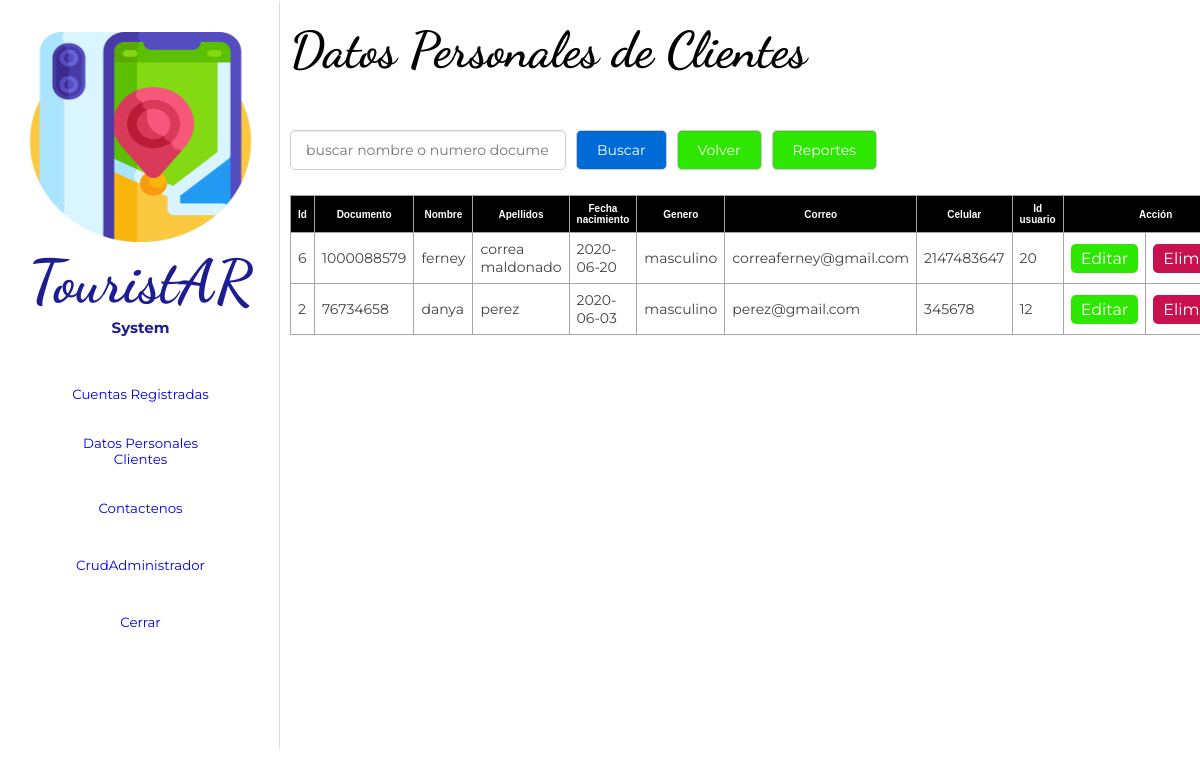
Screenshot of /cruddatos/index.php with the database file from the repository.
### tables this page shows
CREATE TABLE `datos_personales` (
  `id` int(11) NOT NULL,
  `num_documento` int(11) NOT NULL,
  `nombre` varchar(40) NOT NULL,
  `apellidos` varchar(50) NOT NULL,
  `fecha_nacimiento` date NOT NULL,
  `genero` varchar(15) NOT NULL,
  `correo` varchar(50) NOT NULL,
  `telef_celular` int(15) NOT NULL,
  `id_usuario` int(11) NOT NULL
);

CREATE TABLE `sesion` (
  `id` int(11) NOT NULL,
  `user` varchar(250) NOT NULL,
  `password` varchar(250) NOT NULL,
  `email` varchar(250) NOT NULL,
  `pasadmin` varchar(250) NOT NULL,
  `rol` int(3) NOT NULL
);

### cruddatos/index.php (the view, shortened to what this page needs)
<?php
	include_once 'conexion.php';
	$sentencia_select=$con->prepare('SELECT *FROM datos_personales ORDER BY id  DESC');
	$sentencia_select->execute();
	$resultado=$sentencia_select->fetchAll();
?>
<!DOCTYPE html>
<html lang="es">
	<head>
		<link rel="stylesheet" href="../cruddatos/csss/estilo_datos.css">
	</head>
	<body>
		<div class="section-uno">
			<div id="sidebar">
				<div class="menu">
					<div class="botones">
						<center>
							<img src="../img/iconos/mapa.png" alt="">
							<h1>TouristAR</h1>
							<h4>System</h4>
                            <br><br>
                            <button><a href="../crudusuario/index.php">Cuentas Registradas</a></button>
                            <br><br>
                            <button><a href="../cruddatos/index.php">Datos Personales <br> Clientes</a></button>
                            <br><br>
                            <button><a href="../crudcontactenos/index.php">Contactenos</a></button>
                            <br><br>
                            <button><a href="../crudadmin/index.php">CrudAdministrador</a></button>
                            <br><br>
                            <button><a href="desconectar.php">Cerrar</a></button>
						</center>
					</div>
				</div>
			</div>
			<div class="contenido">
				<div class="conten-tablas">
					<div class="contenedor">
						<h2>Datos Personales de Clientes</h2>
						<div class="barra__buscador">
							<form action="" class="formulario" method="post">
								<input type="text" name="buscar" placeholder="buscar nombre o numero documento"
								value="<?php if(isset($buscar_text)) echo $buscar_text; ?>" class="input__text">
								<input type="submit" class="btn" name="btn_buscar" value="Buscar">
								<a href="../Loginnn/admin.php" class="btn btn__nuevo">Volver</a>
								<a href="../cruddatos/reportes.php" class="btn btn__nuevo">Reportes</a>
							</form>
						</div>
						<table>
							<tr class="head">
								<td>Id</td>
								<td>Documento</td>
								<td>Nombre</td>
								<td>Apellidos</td>
								<td>Fecha nacimiento</td>
								<td>Genero</td>
								<td>Correo</td>
								<td>Celular</td>
								<td>Id usuario</td>
								<td colspan="2">Acción</td>
							</tr>
							<?php foreach($resultado as $fila):?>
							<tr>
								<td><?php echo $fila['id']; ?></td>
								<td><?php echo $fila['num_documento']; ?></td>
								<td><?php echo $fila['nombre']; ?></td>
								<td><?php echo $fila['apellidos']; ?></td>
								<td><?php echo $fila['fecha_nacimiento']; ?></td>
								<td><?php echo $fila['genero']; ?></td>
								<td><?php echo $fila['correo']; ?></td>
								<td><?php echo $fila['telef_celular']; ?></td>
								<?php
									$query = $con -> prepare ("SELECT * FROM sesion");
									$query->execute();
									foreach ($query as $valores) {
										if ($fila['id_usuario']==$valores['id']){
											$doc=$valores['id'];
										}
									}
									?>
									<td><?php echo $doc; ?></td>
									<td><a href="update.php?id_admin=<?php echo $fila['id_admin']; ?>"  class="btn__update" >Editar</a></td>
									<td><a href="delete.php?id_admin=<?php echo $fila['id_admin']; ?>" class="btn__delete">Eliminar</a></td>
							</tr>
							<?php endforeach ?>
						</table>
					</div>
				</div>
			</div>
		</div>
	</body>
</html>

### cruddatos/csss/estilo_datos.css (style rules this page uses)
* { margin: 0; box-sizing: border-box; font-family: 'Montserrat', sans-serif; }
:root { --sidebar-width: 280px; }
.section-uno { width: 100%; height: 530px; position: relative; }
#sidebar { width: var(--sidebar-width); height: 100vh; position: fixed; overflow: auto; }
.menu { height: 750px; background-color: white; border: 2px solid white; border-right: 1px solid rgb(219, 219, 219); }
.botones { margin: 30px 10px; }
img { width: 90%; height: 210px; }
button { width: 190px; height: 38px; border-radius: 5px; border: none; background-color: white; color: black; }
h1 { font-family: 'Dancing Script', cursive; font-size: 60px; color: rgb(29, 29, 146); }
h4 { font-size: 15px; color: rgb(29, 29, 146); }
.contenido { height: 2000px; background-position: center center; margin-left: var(--sidebar-width); top: var(--nav-height); position: relative; }
.conten-tablas { width: 100%; height: 2000px; }
.contenedor { width: 100%; max-width: 1050px; margin-left: 10px; overflow: hidden; }
h2 { margin-top: 20px; font-size: 50px; color: black; font-family: 'Dancing Script', cursive; }
a { text-decoration: none; }
.barra__buscador { width: 100%; margin-top: 50px; margin-bottom: 10px; }
.formulario { display: flex; width: 100%; overflow: hidden; }
form .input__text { width: 100%; border: 1px solid #ccc; border-radius: 5px; box-shadow: 0 1px 1px rgba(0, 0, 0, 0.075) inset; color: #848688; display: block; font-size: 14px; margin-bottom: 15px; padding: 10px 15px; max-width: 30%; margin-right: 10px; outline: medium none; }
form .btn { border: 1px solid #ccc; border-radius: 5px; box-shadow: 0 1px 1px rgba(0, 0, 0, 0.075) inset; color: #fff; display: block; font-size: 14px; background: rgb(0, 107, 214); margin-bottom: 15px; padding: 10px 20px; margin-right: 10px; outline: medium none; cursor: pointer; }
.btn__nuevo { float: right; background: #2ee700!important; }
table { width: 100%; border-collapse: collapse; }
table .head { background: rgb(0, 0, 0); }
table .head td { color: #fff; font-family: 'Arial',sans-serif; font-weight: bold; font-size: 10px; text-align: center; }
table tr td { border:1px solid rgb(165, 165, 165); padding: 7px; font-size: 14px; color: rgb(65, 65, 65); }
.btn__update { display: inline-block; font-size: 16px; background: #2ee700; color: #fff; border-radius: 5px; padding: 5px 10px; text-decoration: none; }
.btn__delete { display: inline-block; font-size: 16px; background: #c8114e; color: #fff; border-radius: 5px; padding: 5px 10px; }

### rows the page displays
datos_personales: id "6", num_documento "1000088579", nombre "ferney", apellidos "correa maldonado", fecha_nacimiento "2020-06-20", genero "masculino", correo "correaferney@gmail.com", telef_celular "2147483647", id_usuario "20"
datos_personales: id "2", num_documento "76734658", nombre "danya", apellidos "perez", fecha_nacimiento "2020-06-03", genero "masculino", correo "perez@gmail.com", telef_celular "345678", id_usuario "12"
